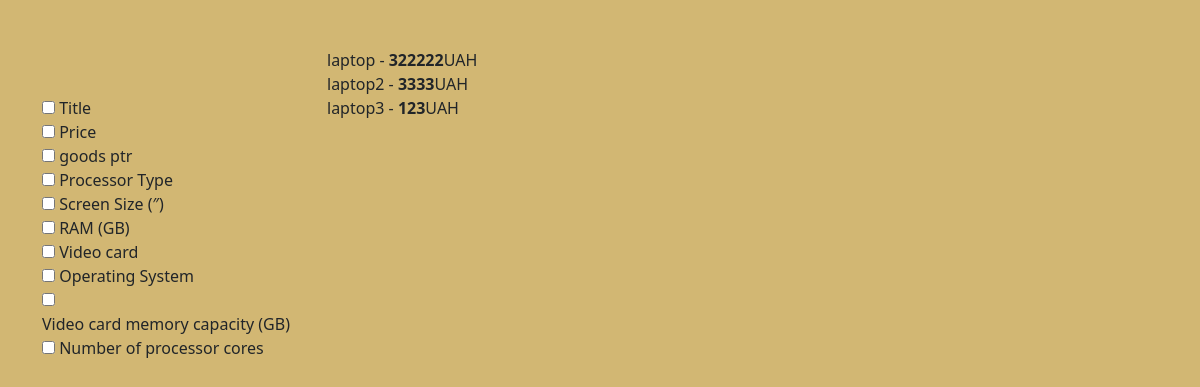
The app's page /subcategory/2 with its own data.
### categories/models.py (models this page shows, shortened)
class Goods(models.Model):
    subcategory = models.ForeignKey(
        "SubCategory", on_delete=models.CASCADE, blank=True, null=True
    )
    title = models.CharField(max_length=100, verbose_name="Title")
    price = models.IntegerField(verbose_name="Price")
    characteristics = models.TextField(verbose_name="Characteristics", null=True)

### categories/views.py (the view)
# urls.py: path("subcategory/<int:subcategory_pk>", subcategory, name="subcategory"),
def subcategory(request, subcategory_pk):
    subcategory = SubCategory.objects.get(pk=subcategory_pk)
    goods = Goods.objects.filter(subcategory=subcategory)
    for name_cat in subcategory_to_product_model:
        if name_cat == subcategory.title:
            nm = name_cat
    sn = apps.get_model('categories', nm)
    fields = sn._meta.get_fields()
    fields_verbovse_name = fil(fields, sn)
    context = {
        "goods": goods,
        "subcategory": subcategory,
        "fields_verbovse_name": fields_verbovse_name
    }
    return render(request, "categories/subcategories.html", context)

### categories/views.py (called while the page is built)
def fil(goods_filtername, modelName):
    goods_fields_verbovse_name = []
    for i in goods_filtername:
        if (
            i.verbose_name != "ID"
            and i.verbose_name != "subcategory"
            and i.verbose_name != "Characteristics"
        ):
            field = i.verbose_name
            goods_fields_verbovse_name.append(field)
    return goods_fields_verbovse_name

### categories/templates/categories/subcategories.html (shortened to what this page needs)
{% extends 'base.html' %}
{% block content %}
  <div class="container mt-5">
    <div class="row">
      <div class="mt-5 col">
        {% for titles in fields_verbovse_name %}
          <input class="filter-checkbox" type="checkbox" data-filter="title" value="{{ titles }}" />
          <label>{{ titles }}</label><br />
        {% endfor %}
      </div>
      <div class="col-9" id="filteredProducts">
        {% for good in goods %}
          {{ good.title }} -
          <b>{{ good.price }}</b>UAH<br />
        {% endfor %}
      </div>
    </div>
  </div>
{% endblock %}

### static/css/main-style.css (style rules this page uses)
body { background-color: #d2b773 !important; }

### records on screen
Goods: title "laptop", price "322222"
Goods: title "laptop2", price "3333"
Goods: title "laptop3", price "123"

### other values on screen
{{ titles }} "Title" "Price" "goods ptr" "Processor Type" "Screen Size (″)" "RAM (GB)" "Video card" "Operating System" "Video card memory capacity (GB)" "Number of processor cores"
